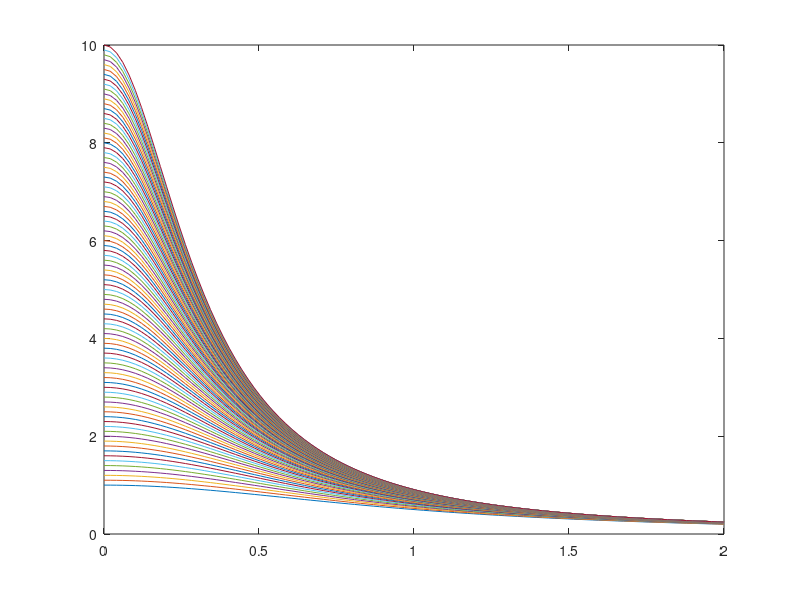

Recreate this plot in MATLAB. (Note: this script raises an error after producing the figure.)
% Examples


%% Example 1: y = sin(x)
close; clear; clc;
x = linspace(0,2*pi,100);
y = sin(x);
plot(x,y,'.')

%% Example 2: plot solution of y' = -t*y^2, y(0) = 1
% y(t) = 1/(t^2/2 + 1/y0)
close; clear; clc;
t = linspace(0,5,100);
y = 1./(t.^2+1);
plot(t,y,'.')


%% Example 3: plot solution of y' = -t*y^2, y(0) = y0
% y(t) = 1/(t^2/2 + 1/y0)
close; clear; clc;
t = linspace(0,2,100);
for y0 = 1:0.1:10
    y = 1./(t.^2 + 1/ y0);
    plot(t,y), hold on
end


%% Example 4 Directional field plot
close; clear; clc;
f = @(t,y) -t.*y;
t = 0:0.2:4; y = -2:0.2:2; y0 = -2:0.2:2;
dirfield(f,t,y,y0);


